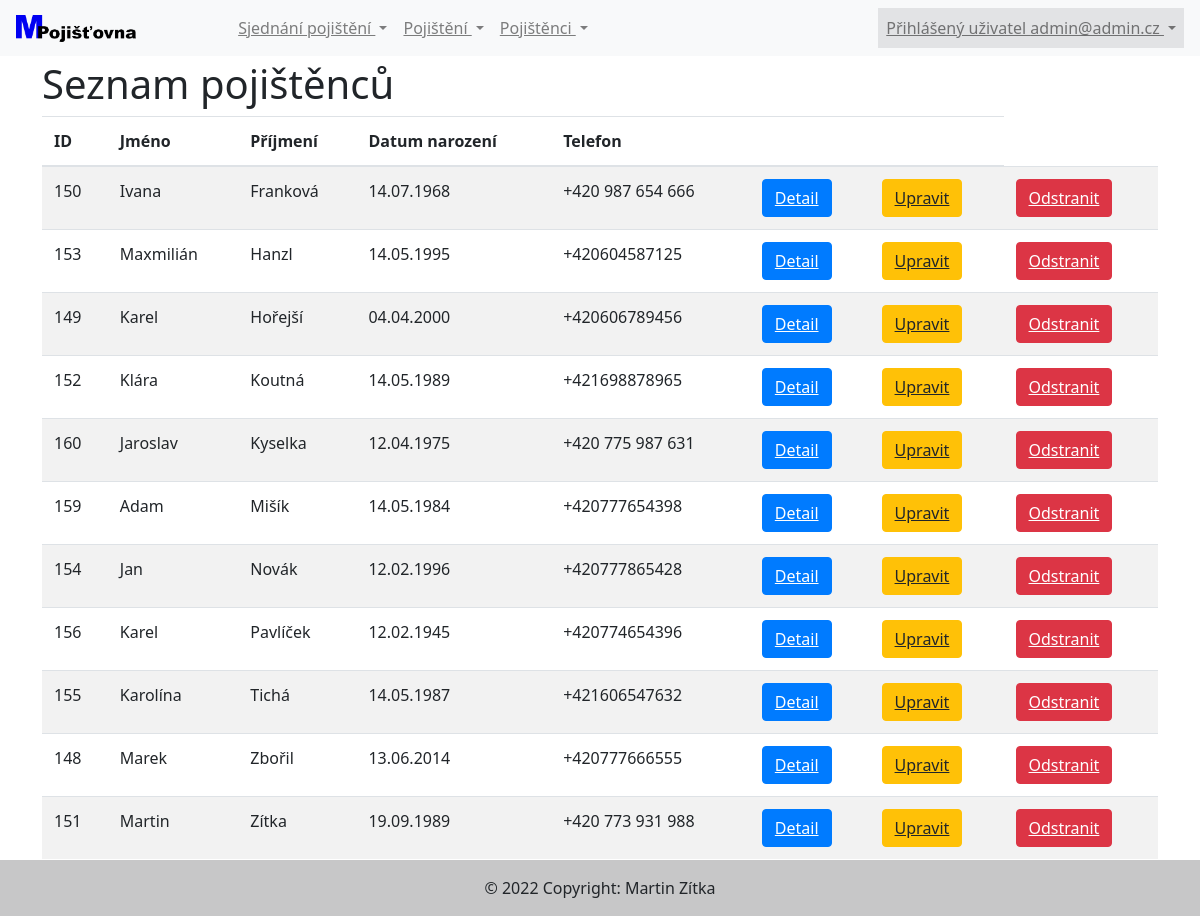
/pojistovnaM/readPojistenci.php (signed in), run on the app's committed database.
### tables this page shows
CREATE TABLE `pojistenci` (
  `pojistenecId` int(11) NOT NULL,
  `jmeno` varchar(60) DEFAULT NULL,
  `prijmeni` varchar(60) DEFAULT NULL,
  `datumNarozeni` date DEFAULT NULL,
  `telefon` varchar(20) DEFAULT NULL
);

### pojistovnaM/tridy/Pojistenec.php (the view, shortened to what this page needs)
<?php
class Pojistenec {
    public function VypisPojistence() {
        global $connection;
        $dbVypisPojistence = "SELECT * FROM pojistenci ORDER BY prijmeni";
        $vypisPojistence = mysqli_query($connection, $dbVypisPojistence);
        while ($row = mysqli_fetch_array($vypisPojistence)) {
            echo('<table class="table table-striped table-hover">');
            echo('<thead><th>ID</th><th>Jméno</th><th>Příjmení</th><th>Datum narození</th><th>Telefon</th><th colspan="2"></th></thead>');
            foreach ($vypisPojistence as $p) {
                echo('<tr><td>' . htmlspecialchars($p['pojistenecId']));
                echo('</td><td>' . htmlspecialchars($p['jmeno']));
                echo('</td><td>' . htmlspecialchars($p['prijmeni']));
                $datum = date("d.m.Y", strtotime($p['datumNarozeni']));
                echo('</td><td>' . htmlspecialchars($datum));
                echo('</td><td>' . htmlspecialchars($p['telefon']));
                echo('</td><td><a class="btn btn-primary" role="link" href="detailPojistenec.php?pojistenecId=' . $p['pojistenecId'] . '">Detail</a></button>');
                echo('</td><td><a class="btn btn-warning" role="link" href="updatePojistenci.php?pojistenecId=' . $p['pojistenecId'] . '">Upravit</a></button>');
                echo('</td><td><a class="btn btn-danger" role="link" href="deletePojistenci.php?pojistenecId=' . $p['pojistenecId'] . '">Odstranit</a></button>');
                echo('</td></tr>');
            }
            echo('</table>');
        }
    }
}

### pojistovnaM/header.php (shortened to what this page needs)
<!DOCTYPE html>
<html lang="cs-cz">
    <head>
        <link rel="stylesheet" href="styly/bootstrap.css" type="text/css"/>
        <link rel="stylesheet" href="styly/bootstrap-grid.css" type="text/css"/>
        <link rel="stylesheet" href="styly/bootstrap-reboot.css" type="text/css"/>
        <link rel="stylesheet" href="styly/bootstrap-utilities.css" type="text/css"/>
    </head>
    <body>
        <header>
            <nav class="navbar navbar-expand-lg navbar-light bg-light">
                <a href="index.php">
                    <div class="d-flex justify-content-start">
                    <img src="obrazky/logoPM.png" alt="Logo" width="120px" height="auto"></a>
                    <div class="collapse navbar-collapse d-flex justify-content-center" id="navbarNavDropdown">
                        <ul class="navbar-nav">
                            <li class="nav-item dropdown">
                                <a class="nav-link dropdown-toggle" href="#" id="navbarDropdownMenuLink" data-toggle="dropdown" aria-haspopup="true" aria-expanded="false">
                                    Sjednání pojištění
                                </a>
                            </li>
                            <li class="nav-item dropdown">
                                <a class="nav-link dropdown-toggle" href="#" id="navbarDropdownMenuLink" data-toggle="dropdown" aria-haspopup="true" aria-expanded="false">
                                    Pojištění
                                </a>
                            </li>
                            <li class="nav-item dropdown">
                                <a class="nav-link dropdown-toggle" href="#" id="navbarDropdownMenuLink" data-toggle="dropdown" aria-haspopup="true" aria-expanded="false">
                                    Pojištěnci
                                </a>
                            </li>
                        </ul>
                    </div>
                    <div class="collapse navbar-collapse d-flex justify-content-end" id="navbarNavDropdown">
                        <ul class="navbar-nav">
                            <li class="nav-item dropdown">
                                <a class="nav-link dropdown-toggle alert-secondary" href="#" id="navbarDropdownMenuLink" data-toggle="dropdown" aria-haspopup="true" aria-expanded="false"">
                                    Přihlášený uživatel <?= $_SESSION['email']; ?>
                                </a>
                            </li>
                        </ul>
                    </div>
            </nav>
        </header>
        <div class="container min-vh-100 mt-1">

### pojistovnaM/readPojistenci.php (shortened to what this page needs)
<?php
require_once 'header.php';
?>
<h1>Seznam pojištěnců</h1>
<?php
$pojistenec = new Pojistenec();
$pojistenec->VypisPojistence();
require_once 'footer.php';
?>

### pojistovnaM/footer.php
</div>
<footer class="bg-light text-center text-lg-start">
  <div class="text-center p-3 w-100 p-3" style="background-color: rgba(0, 0, 0, 0.2);">
    © 2022 Copyright: Martin Zítka
  </div>
</footer>
</body>
</html>

### data on the page
pojistenci: pojistenecId "150", jmeno "Ivana", prijmeni "Franková", datumNarozeni "14.07.1968", telefon "+420 987 654 666"
pojistenci: pojistenecId "153", jmeno "Maxmilián", prijmeni "Hanzl", datumNarozeni "14.05.1995", telefon "+420604587125"
pojistenci: pojistenecId "149", jmeno "Karel", prijmeni "Hořejší", datumNarozeni "04.04.2000", telefon "+420606789456"
pojistenci: pojistenecId "152", jmeno "Klára", prijmeni "Koutná", datumNarozeni "14.05.1989", telefon "+421698878965"
pojistenci: pojistenecId "160", jmeno "Jaroslav", prijmeni "Kyselka", datumNarozeni "12.04.1975", telefon "+420 775 987 631"
pojistenci: pojistenecId "159", jmeno "Adam", prijmeni "Mišík", datumNarozeni "14.05.1984", telefon "+420777654398"
pojistenci: pojistenecId "154", jmeno "Jan", prijmeni "Novák", datumNarozeni "12.02.1996", telefon "+420777865428"
pojistenci: pojistenecId "156", jmeno "Karel", prijmeni "Pavlíček", datumNarozeni "12.02.1945", telefon "+420774654396"
pojistenci: pojistenecId "155", jmeno "Karolína", prijmeni "Tichá", datumNarozeni "14.05.1987", telefon "+421606547632"
pojistenci: pojistenecId "148", jmeno "Marek", prijmeni "Zbořil", datumNarozeni "13.06.2014", telefon "+420777666555"
pojistenci: pojistenecId "151", jmeno "Martin", prijmeni "Zítka", datumNarozeni "19.09.1989", telefon "+420 773 931 988"

### other printed values
$_SESSION['email'] "admin@admin.cz"
